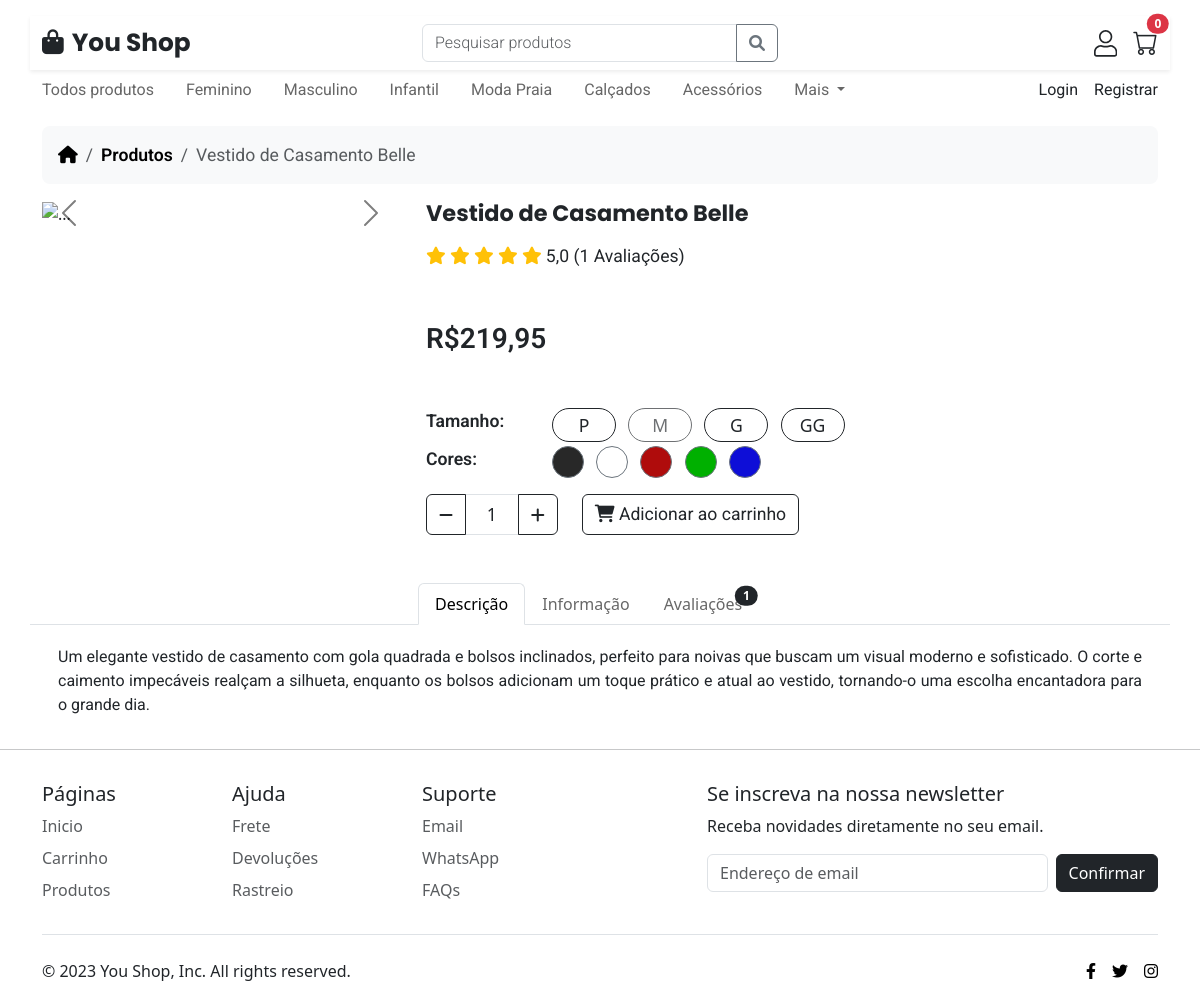
The page /detail?id=1 on the database its author committed.
### models/category.py (models this page shows)
class Category(BaseModel):
    __tablename__ = 'category'
    name = db.Column(db.String(200), nullable=False)
    image = db.Column(db.String(500), nullable=False)
    products = db.relationship('Product', backref='category')

### models/product.py (models this page shows, shortened)
class Product(BaseModel):
    __tablename__ = 'product'
    category_id = db.Column(db.Integer, db.ForeignKey('category.id'), nullable=False)
    name = db.Column(db.String(200), nullable=False)
    price_current = db.Column(db.Float, nullable=False)
    price_old = db.Column(db.Float, nullable=False, default=0)
    on_sale = db.Column(db.Boolean, nullable=False, default=False)
    image = db.Column(db.String(200), nullable=False)
    description = db.Column(db.String(500), nullable=True)
    color = db.Column(db.String(50), nullable=True)
    additional_info = db.Column(db.JSON, nullable=True)
    additional_images = db.Column(db.JSON, nullable=True)
    reviews = db.relationship('Review', backref='product')
    @property
    def rating(self) -> Rating:
        return Rating.calculate_rating_from_reviews(self.reviews)
    @property
    def price(self) -> Price:
        return Price(self.price_current, self.price_old)

### models/review.py (models this page shows, shortened)
class Review(BaseModel):
    __tablename__ = 'review'
    author_id = db.Column(db.Integer, db.ForeignKey('user.id'), nullable=False)
    product_id = db.Column(db.Integer, db.ForeignKey('product.id'), nullable=False)
    content = db.Column(db.String(500), nullable=False)
    review_rating = db.Column(db.Float, nullable=False)
    date = db.Column(db.DateTime, nullable=False, default=datetime.utcnow)
    @property
    def author_name(self) -> str:
        return User.get_user_name_by_id(self.author_id)
    @property
    def rating(self) -> Rating:
        return Rating(self.review_rating)

### view.py (the view)
@view_blueprint.route('/detail')
def detail():
    product_id = int(request.args.get('id'))
    product = Product.get_by_id(product_id)
    if not product:
        return redirect(url_for('view.home'))
    categories = Category.get_all()
    return render_template(
        'detail.html',
        categories=categories,
        cartLength=cartLengthExample,
        product=product
    )

### models/base.py (called while the page is built)
    @classmethod
    def get_all(cls) -> list['BaseModel']:
        return cls.query.all()

    @classmethod
    def get_by_id(cls, id: int) -> 'BaseModel':
        return cls.query.get(id)

### models/product.py (called while the page is built)
    @staticmethod
    def label_price(price: float) -> str:
        return "{:.2f}".format(price).replace('.', ',')

### models/review.py (called while the page is built)
    def __str__(self):
        return f"{self.integer},{self.decimal}"

    @staticmethod
    def calculate_rating_from_reviews(reviews: list['Review']) -> 'Rating':
        if len(reviews) == 0:
            return Rating(0)
        return Rating(sum([review.rating.rating for review in reviews]) / len(reviews))

### models/user.py (called while the page is built)
    @classmethod
    def get_user_name_by_id(cls, user_id: int) -> str:
        return cls.query.get(user_id).name

### templates/detail.html (shortened to what this page needs)
{% extends 'main-template.html' %}
{% block content %}
<section id="detail">
  <div class="container-lg mt-3">
    <nav aria-label="breadcrumb">
      <ol class="breadcrumb breadcrumb-chevron p-3 bg-body-tertiary rounded-3 fcs-15 roboto">
        <li class="breadcrumb-item">
          <a class="link-body-emphasis" href="{{ url_for('view.home') }}">
            <i class="fa-solid fa-house"></i>
          </a>
        </li>
        <li class="breadcrumb-item">
          <a class="link-body-emphasis fw-semibold text-decoration-none" href="{{ url_for('view.products') }}">Produtos</a>
        </li>
        <li class="breadcrumb-item active text-truncate" aria-current="page" style="max-width: 55vw;">
          {{ product.name }}
        </li>
      </ol>
    </nav>
    <div class="row">
      <div class="col-12 col-md-4 mb-3 mb-md-0">
        <div id="productCarousel" class="carousel slide" data-bs-ride="carousel">
          <div class="carousel-inner">
            <div class="carousel-item active">
            </div>
          </div>
          <button class="carousel-control-prev" type="button" data-bs-target="#productCarousel" data-bs-slide="prev">
            <span class="carousel-control-prev-icon" aria-hidden="true"></span>
          </button>
          <button class="carousel-control-next" type="button" data-bs-target="#productCarousel" data-bs-slide="next">
            <span class="carousel-control-next-icon" aria-hidden="true"></span>
          </button>
        </div>
      </div>
      <div class="col-12 col-md-8 ps-3">
        <h2 class="fcs-13 poppins fw-bold" id="productName">{{ product.name }}</h2>
        <div id="rating" class="mt-3">
          {% for i in range(5) %}
            {% if i < product.rating.integer %}
              <i class="fas fa-star fcs-15 text-warning"></i>
            {% elif i == product.rating.integer and product.rating.decimal >= 3 %}
              <i class="fa-solid fa-star-half-stroke fcs-15 text-warning"></i>
            {% else %}
              <i class="fa-regular fa-star fcs-15 text-warning"></i>
            {% endif %}
          {% endfor %}
          <span class="fcs-15 roboto ">{{ product.rating }} ({{ product.reviews|length }} Avaliações)</span>
        </div>
        <div id="price" class="my-5">
          <span class="fcs-12 roboto fw-semibold">R${{ product.price.label_price(product.price.new) }}</span>
        </div>
        <div id="sizesOptions" class="row">
          <div class="col-12 col-md-2">
            <span class="fcs-15 roboto fw-semibold me-4 mb-0">Tamanho:</span>
          </div>
          <div class="col-12 col-md-10">
            <label class="btn btn-outline-dark btn-sm rounded-pill me-2 fw-medium fcs-15" for="p-size" style="width: 4rem; --bs-btn-padding-y: .2rem; --bs-btn-padding-x: .1rem;"
                   data-bs-toggle="tooltip" data-bs-placement="top" data-bs-html="true" data-bs-custom-class="custom-tooltip"
                   title="📏 Medição do produto <br> Tórax: 94cm; Comp: 68cm; Ombro: 12cm; Manga: 21cm">
              P
            </label>
            <label class="btn btn-outline-dark btn-sm rounded-pill me-2 fw-medium fcs-15" for="m-size" style="width: 4rem; --bs-btn-padding-y: .2rem; --bs-btn-padding-x: .1rem;"
                    data-bs-toggle="tooltip" data-bs-placement="top" data-bs-html="true" data-bs-custom-class="custom-tooltip"
                    title="📏 Medição do produto <br> Tórax: 98cm; Comp: 70cm; Ombro: 15cm; Manga: 22cm">
              M
            </label>
            <label class="btn btn-outline-dark btn-sm rounded-pill me-2 fw-medium fcs-15" for="g-size" style="width: 4rem; --bs-btn-padding-y: .2rem; --bs-btn-padding-x: .1rem;"
                    data-bs-toggle="tooltip" data-bs-placement="top" data-bs-html="true" data-bs-custom-class="custom-tooltip"
                    title="📏 Medição do produto <br> Tórax: 104cm; Comp: 72cm; Ombro: 18cm; Manga: 23cm">
              G
            </label>
            <label class="btn btn-outline-dark btn-sm rounded-pill me-2 fw-medium fcs-15" for="gg-size" style="width: 4rem; --bs-btn-padding-y: .2rem; --bs-btn-padding-x: .1rem;"
                    data-bs-toggle="tooltip" data-bs-placement="top" data-bs-html="true" data-bs-custom-class="custom-tooltip"
                    title="📏 Medição do produto <br> Tórax: 110cm; Comp: 74cm; Ombro: 21cm; Manga: 24cm">
              GG
            </label>
          </div>
        </div>
        <div id="colorOptions" class="mt-2 mt-md-1 row">
          <div class="col-12 col-md-2">
            <span class="fcs-15 roboto fw-semibold me-4 mb-0">Cores:</span>
          </div>
          <div class="col-12 col-md-10">
            <label class="btn btn-outline-secondary btn-sm rounded-circle me-2 fw-medium fcs-15" for="color-black" style="width: 2rem; height: 2rem; background-color: #282828;" title="Preto"></label>
            <label class="btn btn-outline-secondary btn-sm rounded-circle me-2 fw-medium fcs-15" for="color-white" style="width: 2rem; height: 2rem; background-color: white;" title="Branco"></label>
            <label class="btn btn-outline-secondary btn-sm rounded-circle me-2 fw-medium fcs-15" for="color-red" style="width: 2rem; height: 2rem; background-color: #af0c0c;" title="Vermelho"></label>
            <label class="btn btn-outline-secondary btn-sm rounded-circle me-2 fw-medium fcs-15" for="color-green" style="width: 2rem; height: 2rem; background-color: #00b000;" title="Verde"></label>
            <label class="btn btn-outline-secondary btn-sm rounded-circle me-2 fw-medium fcs-15" for="color-blue" style="width: 2rem; height: 2rem; background-color: #0e0ed7;" title="Azul"></label>
          </div>
        </div>
        <div class="d-flex">
            <div class="input-group mt-3 cart-qnt-control">
              <button id="cart-qnt-remove1" class="btn btn-outline-dark" type="button"><i class="fas fa-minus"></i></button>
              <input id="cart-qnt-input" type="text" class="form-control text-center fcs-15" placeholder="" aria-label="Counter" aria-describedby="button-addon1" value="1">
              <button id="cart-qnt-add1" class="btn btn-outline-dark" type="button"><i class="fas fa-plus"></i></button>
            </div>
          <div class="ms-4 mt-3">
            <button class="btn btn-outline-dark roboto fcs-15">
              <i class="fas fa-shopping-cart"></i>
              Adicionar ao carrinho
            </button>
          </div>
        </div>
      </div>
    </div>
    <div class="row d-flex mt-5">
      <ul class="nav nav-tabs justify-content-center" id="myTab" role="tablist">
        <li class="nav-item" role="presentation">
          <button class="nav-link active" id="home-tab" data-bs-toggle="tab" data-bs-target="#home-tab-pane" type="button" role="tab" aria-controls="home-tab-pane" aria-selected="true">Descrição</button>
        </li>
        <li class="nav-item" role="presentation">
          <button class="nav-link" id="profile-tab" data-bs-toggle="tab" data-bs-target="#profile-tab-pane" type="button" role="tab" aria-controls="profile-tab-pane" aria-selected="false">Informação</button>
        </li>
        <li class="nav-item" role="presentation">
          <button class="nav-link pe-0" id="contact-tab" data-bs-toggle="tab" data-bs-target="#contact-tab-pane" type="button" role="tab" aria-controls="contact-tab-pane" aria-selected="false">
            Avaliações
            <span class="top-0 start-100 translate-middle badge rounded-pill bg-dark">
              {{ product.reviews|length }}
            </span>
          </button>
        </li>
      </ul>
      <div class="tab-content mt-1">
        <div class="tab-pane fade show active roboto" id="home-tab-pane" role="tabpanel" aria-labelledby="home-tab" tabindex="0">
          {% if product.description %}
            <p class="m-3 roboto text-justify">{{ product.description }}</p>
          {% else %}
            <p class="m-3 roboto">Não há descrição para este produto.</p>
          {% endif %}
        </div>
      </div>
    </div>
  </div>
</section>
{% endblock %}

### templates/menu.html (shortened to what this page needs)
<header class="container-lg mt-3">
  <div class="row d-flex shadow-sm py-2">
    <div class="col-6 col-md-4 d-flex">
      <a href="{{ url_for('view.home') }}" class="text-decoration-none poppins fw-bold fcs-16 text-dark mx-auto mx-md-0 my-auto"><i class="fa-solid fa-bag-shopping me-2"></i>You Shop</a>
    </div>
    <div class="col-0 col-md-4 d-none d-md-block mx-auto">
      <form action="{{ url_for('view.search') }}" method="post">
        <div class="input-group">
          <input type="text" name="search" class="form-control roboto fw-light" placeholder="Pesquisar produtos" aria-label="Pesquisar produtos" aria-describedby="searchButton">
          <button id="searchButton" class="btn btn-outline-secondary" type="submit"><i class="fas fa-search"></i></button>
        </div>
      </form>
    </div>
    <div class="col-4 col-md-4 d-flex align-content-center justify-content-end">
      <div class="dropdown mx-3 my-auto">
        <a id="userDropdown" data-toggle="dropdown" aria-haspopup="true" aria-expanded="false">
        </a>
      </div>
      <a class="position-relative text-decoration-none text-dark" href="{{ url_for('view.cart') }}">
        <i class="bi bi-cart fcs-16 my-auto"></i>
        <span id="cartLength" class="position-absolute top-0 start-100 translate-middle badge rounded-pill bg-danger">
          {{ cartLength }}
        </span>
      </a>
    </div>
  </div>
</header>
<nav class="navbar navbar-expand-md align-items-start p-0">
  <div class="container-lg d-block">
    <div class="row">
      <div class="col-10 collapse navbar-collapse" id="navbarSupportedContent">
        <ul id="categoryList" class="navbar-nav me-auto">
          <li class="nav-item me-3 no-wrap">
            <a href="{{ url_for('view.products') }}" class="nav-link roboto ps-0">Todos produtos</a>
          </li>
          {% for category in categories %}
          <li class="nav-item me-3 no-wrap roboto d-flex">
            <a href=" {{ url_for('view.products', category=category.id) }}" class="nav-link">{{ category.name }}</a>
          </li>
          {% endfor %}
          <li class="nav-item dropdown me-3" id="moreDropdown">
            <a class="nav-link dropdown-toggle roboto" href="#" role="button" data-bs-toggle="dropdown" aria-expanded="false">
              Mais
            </a>
          </li>
        </ul>
      </div>
      <div class="col-2 d-none d-md-flex justify-content-end roboto my-auto">
        <a href="{{ url_for('view.login') }}" class="text-decoration-none text-dark me-3">Login</a>
        <a href="{{ url_for('view.register') }}" class="text-decoration-none text-dark">Registrar</a>
      </div>
    </div>
  </div>
</nav>

### static/assets/css/style.css (style rules this page uses)
:root { --primary: #EEEEEE; --responsible-font-size-11: calc(1.7rem + 2.2vh); --responsible-font-size-12: calc(1rem + 1.5vh); --responsible-font-size-13: calc(0.8rem + 1.2vh); --responsible-font-size-14: calc(0.7rem + 1.2vh); --responsible-font-size-15: calc(0.7rem + 0.8vh); --responsible-font-size-16: calc(1.3rem + 0.5vh); --responsible-font-size-17: calc(1rem + 0.1vh);; }
.poppins { font-family: 'Poppins', sans-serif; }
.roboto { font-family: 'Roboto', sans-serif; }
.fcs-12 { font-size: var(--responsible-font-size-12); }
.fcs-13 { font-size: var(--responsible-font-size-13); }
.fcs-15 { font-size: var(--responsible-font-size-15); }
.fcs-16 { font-size: var(--responsible-font-size-16); }
.text-justify { text-align: justify !important; }

### templates/detail.html (style rules this page uses)
.carousel-control-prev-icon, .carousel-control-next-icon { filter: invert(100%); }
.nav-link { color: #676767; }
@media (min-width: 991px) { .cart-qnt-control { width: 18%; } }
input[disabled] + label { cursor: not-allowed !important; pointer-events: visible !important; }

### templates/main-template.html (style rules this page uses)
.nav-item.no-wrap { white-space: nowrap; }

### rows shown on the page
Category: name "Feminino"
Category: name "Masculino"
Category: name "Infantil"
Category: name "Moda Praia"
Category: name "Calçados"
Category: name "Acessórios"
Product: name "Vestido de Casamento Belle", price.label_price "219,95", description "Um elegante vestido de casamento com gola quadrada e bolsos inclinados, perfeito para noivas que buscam um visual moderno e sofisticado. O corte e caimento impecáveis realçam a silhueta, enquanto os bolsos adicionam um toque prático e atual ao vestido, tornando-o uma escolha encantadora para o grande dia."
Review: rating "5,0"

### other values the page prints
{{ cartLength }} "0"
{{ product.reviews|length }} "1"
